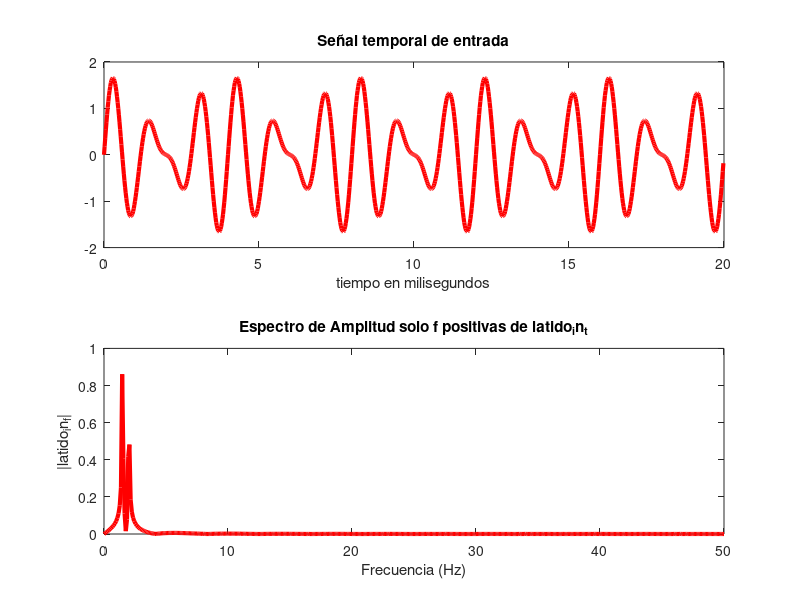
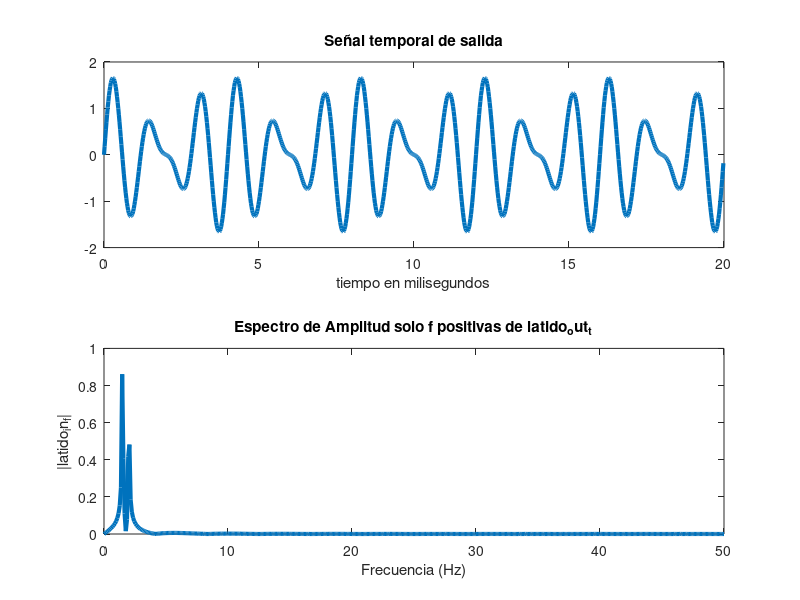
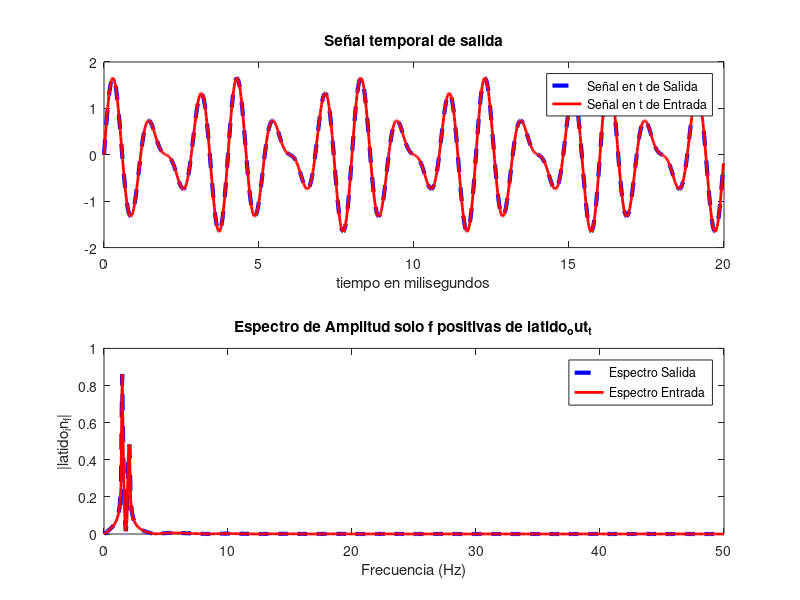

MATLAB code to generate these figures, in order:
% Autor: Pablo Halamaj
% Fecha: 2017-10-08
% Funcion: Tomar una matrix de valores de entrada procesarla con un codigo a eleccion y graficar la salida
% Version: 0.1-alpha
% Input: Archivo de texto input.txt con valores de señal de entrada en el tiempo en formato <a definir>
% Output: Archivo de texto output.txt con valores de señal de salida en el tiempo en formato <a definir>

% Limpio el workspace
clear;

% - Incio Variables

% IN y out de mi señal
latido_in_t = dlmread('input.txt'); 	% aqui guardo los valores de mi señal de entrada
latido_in_f = ''; 			% aqui guardo el analisis en F de la señal
latido_out_t = ''; 			% aqui guardo los valores de mi señal de salida
latido_out_f = ''; 			% aqui guardo el analisis en F de la señal

% variables de FFT
Fs = 100;				% Sampling frequency -> 1000 Muestras por Segundo
T = 2/Fs;				% Sample time -> 2 segundos
L = 0;					% Largo de la Señal -> se define mas abajo
t = 0;					% Vector de tiempo -> se define mas abajo


% - Fin Variables


% - Inicio Importar entrada
% - INPUT: Recibe los valores de una señal temporal en texto, muestra su espectro
% - OUTPUT: ploteo en t y f de la entrada

% guardo mis latidos en una variable temporal
var_temporal = dlmread('input.txt');

% Le resto el valor medio asi le saco la continua :D 
latido_in_t = var_temporal - mean(var_temporal);
L = length(latido_in_t);
t = (0:L-1)*T;

% Ploteo la señal en el Tiempo
figure(1);
subplot(2,1,1);
LIN_t =plot(t,latido_in_t,'-r');
set(LIN_t,'LineWidth',3); 
title('Señal temporal de entrada');
xlabel('tiempo en milisegundos');
hold on;

% le hago la FFT y muestro sus componentes en F
NFFT = 2^nextpow2(L); % Next power of 2 from length of y
latido_in_f = fft(latido_in_t,NFFT)/L;
f = Fs/2*linspace(0,1,NFFT/2+1);

% Plot single-sided amplitude spectrum.
subplot(2,1,2);
LIN_F = plot(f,2*abs(latido_in_f(1:NFFT/2+1)),'-r');
set(LIN_F,'LineWidth',3); 
title('Espectro de Amplitud solo f positivas de latido_in_t');
xlabel('Frecuencia (Hz)');
ylabel('|latido_in_f|');
hold off;





% Aqui va el codigo de Filtrado!!!
% el valor de entrada es latido_in_t
% no usarlo directamente copiarlo a alguna variable temporal
% por ejemplo: mi_var = latido_in_t;
% porque al final vamos a plotear latido_in y latido_out para compararlos

mi_var = latido_in_t;

% mi filtro no hace nada!!
mi_var_filtrada = mi_var -  0 ;


latido_out_t = mi_var_filtrada;
% Aqui termina el codigo sacar tu señal filtrada en latido_out_t
% haciendo por ejemplo: latido_out_t = mi_var_filtrada;

% - Inicio el ploteo de la salida y la comparación con la entrada
% - INPUT: señal en tiempo filtrada dentro de la variable latido_out_t
% - OUTPUT: ploteo en t y f de la entrada y la salida para compararlas.
% Ploteo la señal en el Tiempo

% Guardo la señal filtrada en el archivo de salida
dlmwrite('output.txt',latido_out_t,'delimiter','\t','precision',3);




figure(2);
subplot(2,1,1);
LON_t =plot(t,latido_out_t);
set(LON_t,'LineWidth',3);
title('Señal temporal de salida');
xlabel('tiempo en milisegundos');
hold on;

% le hago la FFT y muestro sus componentes en F
NFFT = 2^nextpow2(L); % Next power of 2 from length of y
latido_out_f = fft(latido_out_t,NFFT)/L;
f = Fs/2*linspace(0,1,NFFT/2+1);

% Plot single-sided amplitude spectrum.
subplot(2,1,2);
LON_F = plot(f,2*abs(latido_out_f(1:NFFT/2+1)));
set(LON_F,'LineWidth',3);
title('Espectro de Amplitud solo f positivas de latido_out_t');
xlabel('Frecuencia (Hz)');
ylabel('|latido_in_f|');
hold off;

%
% ahora grafico entrada y salida juntos!
%
figure(3);
subplot(2,1,1);
LON_t =plot(t,latido_out_t,'--b');
set(LON_t,'LineWidth',3);
title('Señal temporal de salida');
xlabel('tiempo en milisegundos');
hold on;
LIN_t =plot(t,latido_in_t,'-r');
set(LIN_t,'LineWidth',2);
legend('Señal en t de Salida','Señal en t de Entrada');
hold on;


% le hago la FFT y muestro sus componentes en F
NFFT = 2^nextpow2(L); % Next power of 2 from length of y
latido_out_f = fft(latido_out_t,NFFT)/L;
f = Fs/2*linspace(0,1,NFFT/2+1);

% Plot single-sided amplitude spectrum.
subplot(2,1,2);
LON_F = plot(f,2*abs(latido_out_f(1:NFFT/2+1)),'--b');
set(LON_F,'LineWidth',3);
title('Espectro de Amplitud solo f positivas de latido_out_t');
xlabel('Frecuencia (Hz)');
ylabel('|latido_in_f|');
hold on;
LIN_F = plot(f,2*abs(latido_in_f(1:NFFT/2+1)),'-r');
set(LIN_F,'LineWidth',2);
legend('Espectro Salida','Espectro Entrada');
hold off;
